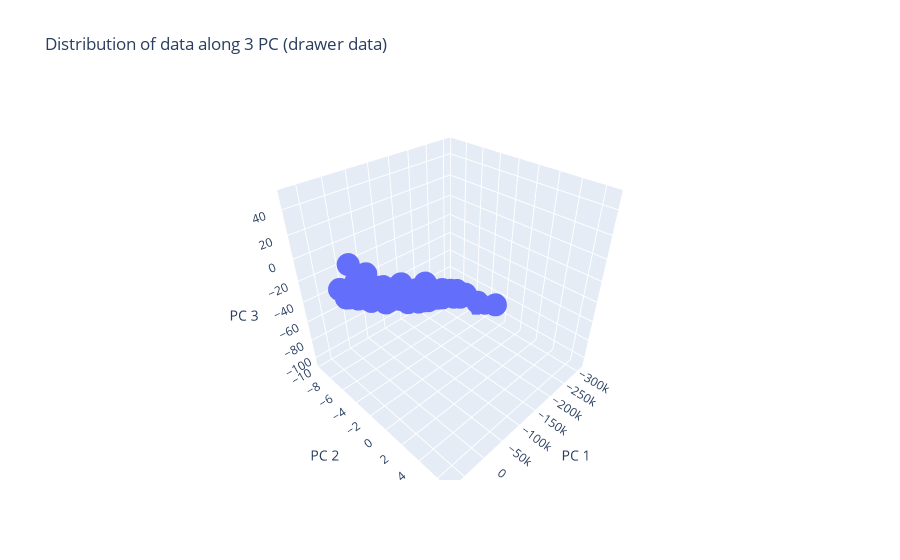
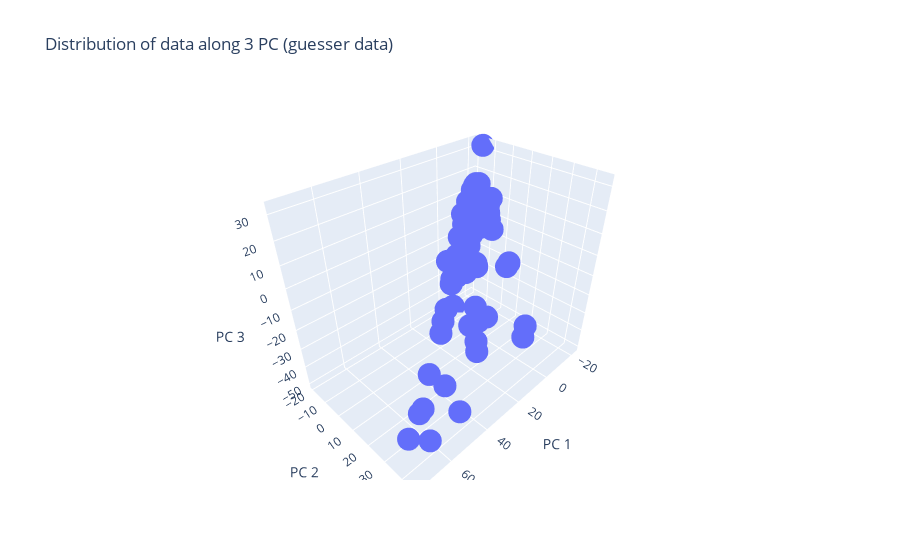

The code cell stored with these charts, in order, in its notebook:
### Code cell
# import matplotlib as plt

def threePCplot(newData,type):
    import plotly.graph_objects as go

    # Create a 3D scatter plot
    fig = go.Figure(data=[go.Scatter3d(x=newData[:,0], y=newData[:,1], z=newData[:,2], mode='markers')])
    fig.update_layout(
        scene=dict(
            xaxis_title='PC 1',
            yaxis_title='PC 2',
            zaxis_title='PC 3'
        ),
        title=f"Distribution of data along 3 PC ({type})"
    )

    fig.show()

threePCplot(drawerDataTransformed,"drawer data")
threePCplot(guesserDataTransformed,"guesser data")
